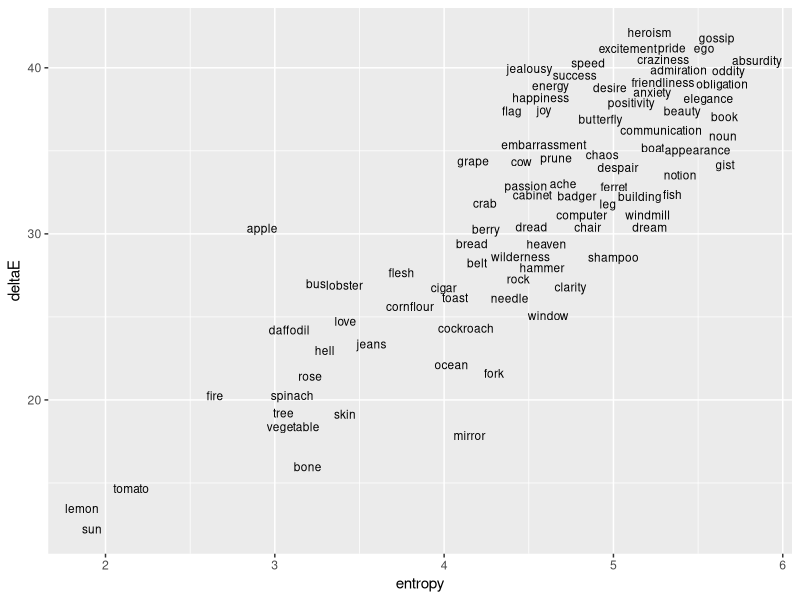

Recreate this plot in R.
## ---- chunk 1
library(tidyverse)
library(knitr)
library(scales)
library(xtable)
library(broom)
## ---- chunk 2
dDeltaE = read_csv('./deltaE/sorted-deltaE-CIE2000-block1.csv') 
dEntropy = read_csv('./entropy/sorted-entropies-all-block1.csv') 

# combine into one dataframe
d <- merge(dDeltaE, dEntropy) %>%
  rename(entropy = block1)

## ---- chunk 3
ggplot(d, aes(x=entropy, y=deltaE, label=word)) +
  geom_text(check_overlap = TRUE, size=3)
## ---- chunk 4
cor.test(d$entropy, d$deltaE)
